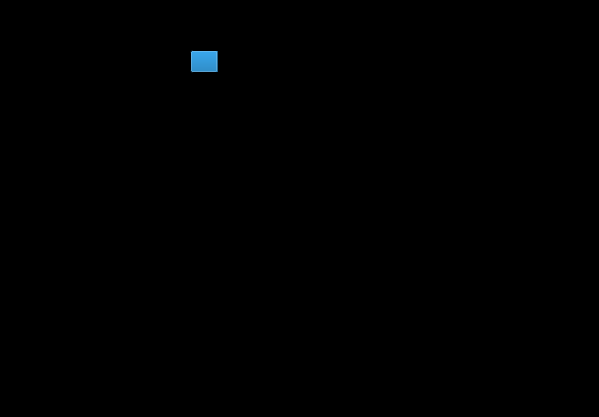
<?xml version="1.0" encoding="UTF-8"?>
<ui version="4.0">
 <class>gameDialog</class>
 <widget class="QDialog" name="gameDialog">
  <property name="geometry">
   <rect>
    <x>0</x>
    <y>0</y>
    <width>599</width>
    <height>417</height>
   </rect>
  </property>
  <property name="windowTitle">
   <string>Dialog</string>
  </property>
  <property name="styleSheet">
   <string notr="true">background-color: rgb(0, 0, 0);</string>
  </property>
  <widget class="QLabel" name="label_13">
   <property name="geometry">
    <rect>
     <x>230</x>
     <y>70</y>
     <width>61</width>
     <height>16</height>
    </rect>
   </property>
   <property name="text">
    <string>Round 1</string>
   </property>
  </widget>
  <widget class="QLabel" name="label_6">
   <property name="geometry">
    <rect>
     <x>500</x>
     <y>500</y>
     <width>61</width>
     <height>16</height>
    </rect>
   </property>
   <property name="text">
    <string>TextLabel</string>
   </property>
  </widget>
  <widget class="QLabel" name="label_16">
   <property name="geometry">
    <rect>
     <x>550</x>
     <y>20</y>
     <width>31</width>
     <height>20</height>
    </rect>
   </property>
   <property name="text">
    <string>yuan</string>
   </property>
  </widget>
  <widget class="QProgressBar" name="progressBar">
   <property name="geometry">
    <rect>
     <x>190</x>
     <y>50</y>
     <width>118</width>
     <height>23</height>
    </rect>
   </property>
   <property name="value">
    <number>24</number>
   </property>
  </widget>
  <widget class="QLabel" name="label_name">
   <property name="geometry">
    <rect>
     <x>240</x>
     <y>20</y>
     <width>81</width>
     <height>16</height>
    </rect>
   </property>
   <property name="text">
    <string/>
   </property>
  </widget>
  <widget class="QLabel" name="label_14">
   <property name="geometry">
    <rect>
     <x>310</x>
     <y>50</y>
     <width>61</width>
     <height>16</height>
    </rect>
   </property>
   <property name="text">
    <string>TextLabel</string>
   </property>
  </widget>
  <widget class="QLabel" name="label_15">
   <property name="geometry">
    <rect>
     <x>500</x>
     <y>10</y>
     <width>41</width>
     <height>31</height>
    </rect>
   </property>
   <property name="text">
    <string/>
   </property>
  </widget>
  <widget class="QLabel" name="label_3">
   <property name="geometry">
    <rect>
     <x>20</x>
     <y>20</y>
     <width>121</width>
     <height>16</height>
    </rect>
   </property>
   <property name="text">
    <string/>
   </property>
  </widget>
  <widget class="QLabel" name="label_4">
   <property name="geometry">
    <rect>
     <x>400</x>
     <y>20</y>
     <width>16</width>
     <height>21</height>
    </rect>
   </property>
   <property name="styleSheet">
    <string notr="true">image: url(:/myimage/hongbao.png);</string>
   </property>
   <property name="text">
    <string/>
   </property>
  </widget>
  <widget class="QLabel" name="label_12">
   <property name="geometry">
    <rect>
     <x>540</x>
     <y>410</y>
     <width>121</width>
     <height>121</height>
    </rect>
   </property>
   <property name="styleSheet">
    <string notr="true">border-color: rgba(0, 0, 0, 0);</string>
   </property>
   <property name="text">
    <string/>
   </property>
  </widget>
  <widget class="QLabel" name="label_2">
   <property name="geometry">
    <rect>
     <x>400</x>
     <y>20</y>
     <width>101</width>
     <height>21</height>
    </rect>
   </property>
   <property name="text">
    <string>You have got</string>
   </property>
  </widget>
 </widget>
 <resources/>
 <connections/>
</ui>
